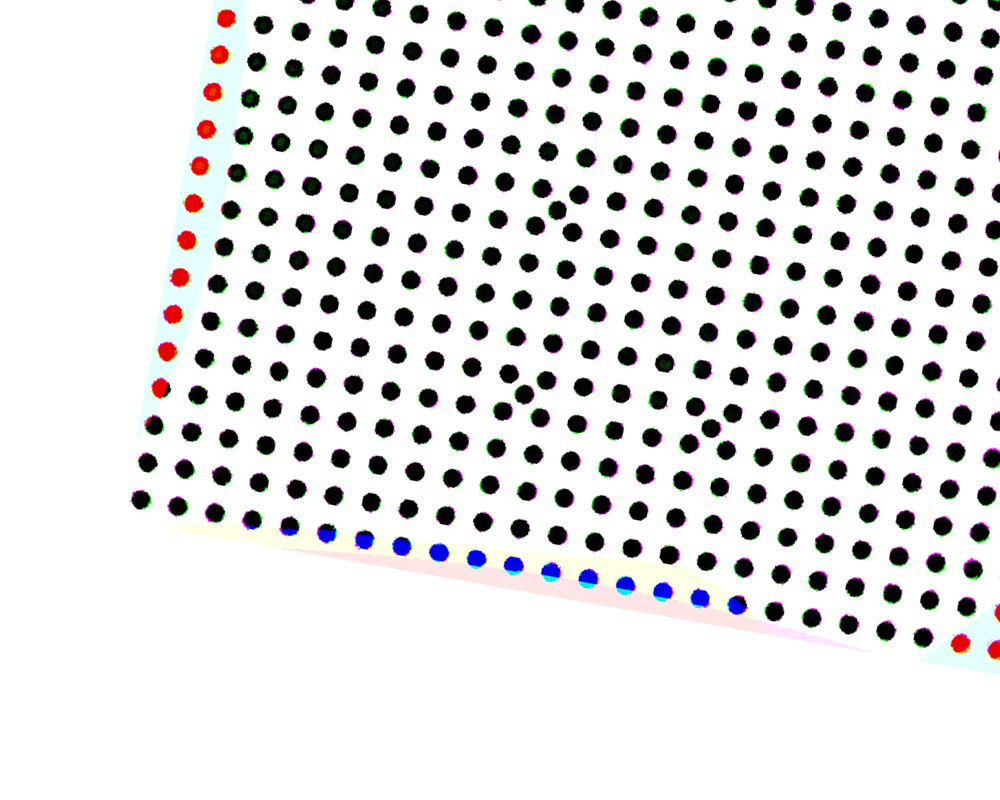
//> input picture OpenCVExample/smarties.png, 1000 x 800 px
$ ./main   (built with g++ and OpenCV 4)
//> lines starting //> are read from the running program, lines starting //| are printed output that depends on the picture; after the words box and inside, x2 and y2 are one past the last pixel; in counts of white or black regions, pixels touching at a corner belong together
//> further down, src is the input picture: 800 rows x 1000 cols, CV_8UC3; mean B, G, R 223.9, 223.4, 224
### OpenCVExample/simpleSearch.h
#pragma once
#include "pointFeature.h"
using namespace cv;
static std::mutex mu;
namespace simplesearch {
	struct distancepair {
		// determine the starting point of each thread
		size_t starting_i{ 0 };
		size_t starting_j{ 1 };
		size_t numberofpoints{ 0 };// total number of points
		size_t current_i{ 0 };
		size_t current_j{ 1 };
		void operator()(size_t i, size_t j) {
			starting_i = i;
			starting_j = j;

			if ((starting_j - 1) < i) {
				std::cout << "error in assigning staring points! start i:" << starting_i << ", start j: " << starting_j << "\n";
			}
			else {
				Reset();
			}

		};

		void operator = (const distancepair& T) {
			if (this != &T) {
				starting_i = T.starting_i;
				starting_j = T.starting_j;
				current_i = T.current_i;
				current_j = T.current_j;
				numberofpoints = T.numberofpoints;
			}
		}

		void Advance() {
			if ((current_j - 1) == current_i) {// means the current index has reach the top of the stack
				if (current_j == (numberofpoints - 1)) {// means the current the index has reach the last possible one
					std::cout << "error !, the index has reach the last one, can not advance further more!" << "\n";
				}
				else {
					current_j++;
					current_i = 0;
				}
			}
			else {
				current_i++;
			}
		}
		void Reset() {
			current_i = starting_i;
			current_j = starting_j;
		}
		void Display() {
			std::cout << "current i:" << current_i << ", current j: " << current_j << "\n";
		}
	};
  void UpdatePointFeature(const std::vector<Vec3f>& pointlist, std::vector< pointfeature::PointEulerDistanceFeature>& featurelist);
  class simpleSearch
  {
  public:
	simpleSearch(bool isMultiThread, std::vector<Vec3f>& pointlist);
	distancepair GetThreadEndPoint(size_t threadpointnumber, const distancepair& starting_pair);

	void Parallel_UpdateFeature2(const std::vector<Vec3f>& pointlist, std::vector<pointfeature::PointEulerDistanceFeature>& featurelist,
		distancepair pair, // staring index pair
		size_t numberofdistance);
	~simpleSearch();
  private:
  };
}

### OpenCVExample/pointFeature.h
#pragma once
#include <vector>
#include <thread>
#include <mutex>
#include <memory>
#include <algorithm>
#include <opencv2/opencv.hpp>
/*
A feature associated with a point is defined.
The key is the distance table 'Feature' containing 4 distance values.
The UpdatePointFeature function inputs 'Feature' with the values corresponds to the 4 closest point of a selected point.
For a special point, the mean value of 'Feature' is lower than 32. The grid stride is determined as 37.6 pixels.
*/

enum vectorindex
{
	VECTOR_X = 0,
	VECTOR_Y,
};

namespace pointfeature {
	struct PointEulerDistanceFeature {
		float Maxdistance{ 0.0 };  // the maximum distance
		float Mindistance{ 0.0 }; // the mimum distance
		size_t MaxDistanceIndex{ 0 }; // the index of the feature
		size_t MinDistanceIndex{ 0 }; // the index of the min distance
		cv::Vec4f Feature;             // the distance to the neighbour points
		cv::Vec4i Indexlist;           // the index in the point list of the neighbour points

		void operator()(float distance, size_t index) {
			Feature[MaxDistanceIndex] = distance;// record the euler distance
			Indexlist[MaxDistanceIndex] = index;// record the index of the point in the point list
			UpdateMaxDistance();
			UpdateMinDistance();
		}


		void UpdateMaxDistance() { // update the max distance if 'Feature' is modified
			Maxdistance = Feature[0];
			MaxDistanceIndex = 0;
			for (size_t i = 1; i < 4; i++) {
				if (Feature[i] >= Maxdistance) {
					MaxDistanceIndex = i;
					Maxdistance = Feature[i];
				}
			}
		}

		void UpdateMinDistance() {
			Mindistance = Feature[0];
			for (size_t i = 1; i < 4; i++) {
				if (Feature[i] <= Mindistance) {
					MinDistanceIndex = i;
					Mindistance = Feature[i];
				}
			}
		}

		void Reset(float initialvalue) {
			Maxdistance = initialvalue;
			for (size_t i = 0; i < 4; i++) {
				Feature[i] = initialvalue;
				Indexlist[i] = 0;
			}
			UpdateMaxDistance();
			UpdateMinDistance();
		}

	};
}

### OpenCVExample/kdTreeSearch.h
#pragma once
#include "pointFeature.h"
using namespace cv;
namespace kdTree{
  // definition of a node in kd tree
  template< typename pointType, int dimension >
  struct Node {
		size_t index{ 0 }; //index of this point at the original point list
		pointType point[dimension];
		std::unique_ptr<Node> left;  // pointer to the left tree
		std::unique_ptr<Node> right; // pointer to the right tree
  };

  template< typename nodeType, typename inputtype, int k >
  struct std::unique_ptr<kdTree::Node<nodeType,k>> newNode(const inputtype& point, size_t point_index) {
		std::unique_ptr<kdTree::Node<nodeType, k>> temp{ new kdTree::Node<nodeType,k> };
		// load the points
		for (int i = 0; i < k; i++) {
			temp->point[i] = point[i];
		}
		// initialize pointers
		temp->left = NULL;
		temp->right = NULL;
		temp->index = point_index;
		// transfer the ownership of the unique ptr to the return value
		return std::move(temp);
  }

  template< typename nodeType, typename inputtype, int k >
  class kdTreeSearch
  {
  public:
	kdTreeSearch(std::vector<inputtype>& pointlist);// initial depth

	// inset one node to the kd tree (recursive)
	void InsertRec(std::unique_ptr<kdTree::Node<nodeType, k>>& root,
				   const inputtype& point,
				   size_t point_index,
				   int depth);

	// insert point list to the tree using quick median algorithm
	void BatchInsertRecstd(std::unique_ptr<kdTree::Node<nodeType, k>>& root,
		std::vector<inputtype>& pointlist,
		size_t index_begin,
		size_t index_end,
		int depth);

	bool SimpleBoundingBoxCheck(const std::unique_ptr<kdTree::Node<nodeType, k>>& root,
		const inputtype& center,
		const nodeType& radius_squared,
		const int feature_dimension);

	// depth search for the nearest n neighbour
	void SearchForMultiFeature(const inputtype& search_point,
		pointfeature::PointEulerDistanceFeature& search_feature,
		const size_t& search_point_index,
		const std::unique_ptr<kdTree::Node<nodeType, k>>& root,
		int depth);

	void SearchForNearestPoint(const inputtype& search_point,
		pointfeature::PointEulerDistanceFeature& search_feature,
		const size_t& search_point_index);

	void BatchSearchForNearestPoint(const std::vector< inputtype>& search_point_list,
		std::vector<pointfeature::PointEulerDistanceFeature>& search_feature_list,
		const size_t begin_index,
		const size_t number_of_points);

	void SearchForSingleNearestPoint(const inputtype& search_point,
		const size_t& search_point_index,
		nodeType& minimum_distance,
		size_t& index, // the position of the nearest point in the point list
		const std::unique_ptr<kdTree::Node<nodeType, k>>& root,
		int depth);

	void SearchForSingleNearestPoint(const inputtype& search_point,
		const size_t& search_point_index,
		nodeType& minimum_distance,
		size_t& index);

	void DisplayTree(std::unique_ptr<kdTree::Node<nodeType, k>>& root);

  	~kdTreeSearch();
	std::unique_ptr<kdTree::Node<nodeType,k>> kdroot_; // the pointer to the root node
	std::vector< kdTree::Node<nodeType, k>*> treeaccesslist_;
  private:


  };
}

### OpenCVExample/simpleSearch.cpp
#include "simpleSearch.h"

namespace simplesearch {

	// [34 lines left out: functions simpleSearch, GetThreadEndPoint, not called in this run]
	simpleSearch::~simpleSearch()
	{
	}
	void UpdatePointFeature(const std::vector<Vec3f>& pointlist, std::vector< pointfeature::PointEulerDistanceFeature>& featurelist) {
		// find the distance to the 4 closet points
		float EulerDistance = 0.0;
		distancepair pair;
		pair(0, 1);
		size_t totaldistancenumber = (featurelist.size() - 1)*featurelist.size() / 2;

		for (size_t i = 0; i < totaldistancenumber; i++) {
			EulerDistance = sqrt((pointlist[pair.current_i][VECTOR_X] - pointlist[pair.current_j][VECTOR_X]) * (pointlist[pair.current_i][VECTOR_X] - pointlist[pair.current_j][VECTOR_X])
				+ (pointlist[pair.current_i][VECTOR_Y] - pointlist[pair.current_j][VECTOR_Y]) * (pointlist[pair.current_i][VECTOR_Y] - pointlist[pair.current_j][VECTOR_Y]));
			if (featurelist[pair.current_i].Maxdistance >= EulerDistance) {
				featurelist[pair.current_i](EulerDistance, pair.current_j);
			}
			if (featurelist[pair.current_j].Maxdistance >= EulerDistance) {
				featurelist[pair.current_j](EulerDistance, pair.current_i);
			}
			pair.Advance();
		}
	}

	// [20 lines left out: function Parallel_UpdateFeature2, not called in this run]


}

### OpenCVExample/kdTreeSearch.cpp
#include "kdTreeSearch.h"


namespace kdTree {
	template< typename nodeType, typename inputtype, int k >
	kdTreeSearch<nodeType, inputtype, k>::kdTreeSearch(std::vector<inputtype>& pointlist)
	{
		kdroot_ = NULL;
		BatchInsertRecstd(kdroot_, pointlist, 0, pointlist.size() - 1, 0);// add the data point to the kd tree
		//treeaccesslist_(pointlist.size(), NULL);
	}

	template< typename nodeType, typename inputtype, int k >
	kdTreeSearch<nodeType, inputtype, k>::~kdTreeSearch()
	{
	}

	template< typename nodeType, typename inputtype, int k >
	void kdTreeSearch<nodeType, inputtype, k>::InsertRec(std::unique_ptr<kdTree::Node<nodeType, k>>& root,
		const inputtype& point,
		size_t point_index,
		int depth) {
		// determine whether the tree is empty
		if (root == NULL) {// if the tree is empty, then append the node with the given value
			root = newNode<nodeType, inputtype, k>(point, point_index);
			return;
		}
		// Compare the new point with root on current dimension 'cd'
		// and decide the left or right subtree
		int cd = depth % k;
		if (point[cd] < root->point[cd]) {
			// if the k d value is less than the
			InsertRec(root->left, point, point_index, depth + 1);
		}
		else {
			InsertRec(root->right, point, point_index, depth + 1);
		}
	}

	template< typename nodeType, typename inputtype, int k >
	void  kdTreeSearch<nodeType, inputtype, k>::BatchInsertRecstd(std::unique_ptr<kdTree::Node<nodeType, k>>& root,
		std::vector<inputtype>& pointlist,
		size_t index_begin,
		size_t index_end,
		int depth)
	{
		if (pointlist.empty()) {
			std::cout << "Error, the point list is empty! \n";
			return;
		}
		size_t vector_size = index_end - index_begin + 1;
		// Compare the new point with root on current dimension 'cd'
		// and decide the left or right subtree
		int cd = depth % k;
		// if not empty determine the value of the median
		std::sort(pointlist.begin() + index_begin,
			pointlist.begin() + index_end + 1,
			[&cd](const cv::Vec<float, 3>& t1, const cv::Vec<float, 3>& t2) {return t1[cd] < t2[cd]; });
		size_t median_location = index_begin + vector_size / 2;
		size_t median_location2 = median_location;
		//record the median value
		inputtype medianvalue = pointlist[median_location];
		// make sure the point after the median are strictly larger than the median
		for (size_t i = median_location; i < index_end; i++) {
			if (pointlist[i][cd] <= medianvalue[cd]) {
				median_location2 = i;
			}
		}

		// add the median to the tree
		InsertRec(root, pointlist[median_location2], median_location2, depth);

		// split the vector into right and left branch
		size_t number_before_median = median_location2 - index_begin;
		size_t number_after_median = index_end - median_location2;

		// [5 lines of commented-out code are left out]
		if (number_before_median > 0) {// contains at least one element before the median
			BatchInsertRecstd(root->left, pointlist, index_begin, median_location2 - 1, depth + 1);
		}

		if (number_after_median > 0) {
			BatchInsertRecstd(root->right, pointlist, median_location2 + 1, index_end, depth + 1);
		}
		// if the branches are all finished
		return;
	}
	template< typename nodeType, typename inputtype, int k >
	bool kdTreeSearch<nodeType, inputtype, k>::SimpleBoundingBoxCheck(const std::unique_ptr<kdTree::Node<nodeType, k>>& root,
		const inputtype& center,
		const nodeType& radius_squared,
		const int feature_dimension)
	{
		nodeType dist = center[feature_dimension] - root->point[feature_dimension];
		if (dist* dist > radius_squared) {
			// if the squared distance is larger than the squared
			// the bounding check is ok
			return true;
		}
		else {
			// if distance is less than the radius, then the bounding box check fails
			return false;
		}
	}
	template< typename nodeType, typename inputtype, int k >
	void  kdTreeSearch<nodeType, inputtype, k>::SearchForMultiFeature(const inputtype& search_point,
		pointfeature::PointEulerDistanceFeature& search_feature,
		const size_t& search_point_index,
		const std::unique_ptr<kdTree::Node<nodeType, k>>& root,
		int depth) {
		// if the root is empty, immediately return
		if (root == NULL) {
			std::cout << "error, this node is empty! \n";
			return;
		}
		/*
		std::cout << "Index " << root->index << " reached \n";
		std::cout << "Position X: " << root->point[VECTOR_X] << ", Y: " << root->point[VECTOR_Y] << "\n";
		*/
		// calculate the feature dimension
		int cd = depth % k;
		// if the root is not empty, determine witch child is promising
		//std::cout << " dimension is: " << cd << "\n";
		bool isleftchild = false;
		if (search_point[cd] <= root->point[cd]) {
			isleftchild = true;

		}
		else {

			isleftchild = false;
		}
		// determine whether the promising side has any child node
		if (isleftchild) {
			if (root->left == NULL) {
				// if the node is empty then do nothing
			}
			else {
				// if the node is not empty, repeat the search
				//std::cout << "go to left branch \n";
				SearchForMultiFeature(search_point,
					search_feature,
					search_point_index,
					root->left,
					depth + 1);
			}
		}
		else {
			// same with the leftchild
			if (root->right == NULL) {
				// if the node is empty then do nothing
			}
			else {
				//std::cout << "go to right branch \n";
				SearchForMultiFeature(search_point,
					search_feature,
					search_point_index,
					root->right,
					depth + 1);
			}
		}
		// update the mimimum distance of this point with the current node (square distance)
		float temp_x = root->point[VECTOR_X] - search_point[VECTOR_X];
		float temp_y = root->point[VECTOR_Y] - search_point[VECTOR_Y];
		float temp_distance = temp_x * temp_x + temp_y * temp_y;

		if ((temp_distance <= search_feature.Maxdistance) && (search_point_index != root->index)) {
			// here update the buffer
			search_feature(temp_distance, root->index);
		}// update distance

		// check whether the not promising side has potiential solutions
		// check the boundary
		if (SimpleBoundingBoxCheck(root, search_point, search_feature.Maxdistance, cd)) {
			// if the bounding box check passes the bounding box check, then there is not need to check the other side
			// do nothing
			//std::cout << "bounding box check passes, no need to traverse the other tree \n";
		}
		else {
			// if the bounding box check failes check the other side of the child
			if (isleftchild) {

				// if the promising branch is left and is not empty, then check the right
				if (root->right != NULL) {
					//std::cout << "bounding box check fails, traverse left tree \n";
					SearchForMultiFeature(search_point,
						search_feature,
						search_point_index,
						root->right,
						depth + 1);
				}
			}
			else {
				//
				if (root->left != NULL) {
					//std::cout << "bounding box check fails, traverse right tree \n";
					SearchForMultiFeature(search_point,
						search_feature,
						search_point_index,
						root->left,
						depth + 1);
				}
			}
		}
		return;
	}
	template< typename nodeType, typename inputtype, int k >
	void  kdTreeSearch<nodeType, inputtype, k>::SearchForNearestPoint(const inputtype& search_point,
		pointfeature::PointEulerDistanceFeature& search_feature,
		const size_t& search_point_index) {
		SearchForMultiFeature(search_point,search_feature,search_point_index, kdroot_,0);
	}

	template<typename nodeType, typename inputtype, int k>
	void kdTreeSearch<nodeType, inputtype, k>::BatchSearchForNearestPoint(const std::vector<inputtype>& search_point_list,
		std::vector<pointfeature::PointEulerDistanceFeature>& search_feature_list,
		const size_t begin_index,
		const size_t number_of_points)
	{
		for (size_t i = begin_index; i < number_of_points + begin_index; i++) {
			SearchForNearestPoint(search_point_list[i], search_feature_list[i], i);
			// take the sqrt as the distance feature
			search_feature_list[i].Mindistance = sqrt(search_feature_list[i].Mindistance);
			search_feature_list[i].Maxdistance = sqrt(search_feature_list[i].Maxdistance);
			for (int j = 0; j < 4; j++) {
				search_feature_list[i].Feature[j] = sqrt(search_feature_list[i].Feature[j]);
			}
		}
	}

	template< typename nodeType, typename inputtype, int k >
	// [16 lines left out: function DisplayTree, not called in this run]
	template< typename nodeType, typename inputtype, int k >
	// [95 lines left out: function SearchForSingleNearestPoint, not called in this run]
	template<typename nodeType, typename inputtype, int k>
	// [10 lines left out: function SearchForSingleNearestPoint, not called in this run]
}

### OpenCVExample/main.cpp
/*
The image.png is made up of a regular points grid with three special points.
Please write a C/C++ function that finds all points in the calibration image.

Your solution will be evaluated on efficiency, coding style, readability, and correctness.
In addition to correct results and time taken, optimal code is a significant factor in determining your grade.

Assume that this is for the PC platform.
*/

#include <iostream>
#include "kdTreeSearch.h"
#include "kdTreeSearch.cpp"
#include "simpleSearch.h"
#include <random>

//#define THREAD 1
#define SPEEDTEST 1

#ifdef  SPEEDTEST
#include <chrono>
#endif

using namespace cv;
// display the feature of a selected point
void DisplayPointFeatureInfo(const std::vector<pointfeature::PointEulerDistanceFeature>& featurelist, size_t index) {
	std::cout << "-------The feature of point #" << index << " ---------- \n";
	std::cout << "Maximum distance: " << featurelist[index].Maxdistance << "\n";
	std::cout << "Maximum index: " << featurelist[index].MaxDistanceIndex << "\n";
	std::cout << "Minimum distance: " << featurelist[index].Mindistance << "\n";
	for (int i = 0; i < 4; i++) {
		std::cout << "Feature #: " << i << " is: " << featurelist[index].Feature[i] << "\n";
		std::cout << "Point Index in the list is: " << featurelist[index].Indexlist[i] << "\n";
	}
	std::cout << "------------End of feature-------------- \n";
}
// draw a rectangular box to a selected point
void HighLightAPoint(const Vec3f& pointinfo,  Mat& src) {
	Point topleft = Point(pointinfo[VECTOR_X] + 2.0*pointinfo[2] / sqrt(2), pointinfo[VECTOR_Y] + 2.0*pointinfo[2] / sqrt(2));
	Point bottomright = Point(pointinfo[VECTOR_X] - 2.0*pointinfo[2] / sqrt(2), pointinfo[VECTOR_Y] - 2.0*pointinfo[2] / sqrt(2));
	rectangle(src, topleft, bottomright, (0, 255, 0), 2);
}

void find_points(std::vector<Point> &regular_points,
	std::vector<Point> &special_points,
	Mat& src)
{
	// preprocess image
	Mat gray;
	cvtColor(src, gray, COLOR_BGR2GRAY);
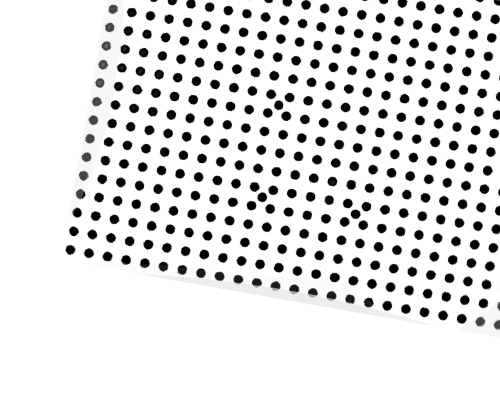
//> gray: 800 rows x 1000 cols, CV_8UC1 (shown at 1/2 size); min 0, max 255, mean 223.7
	medianBlur(gray, gray, 9);
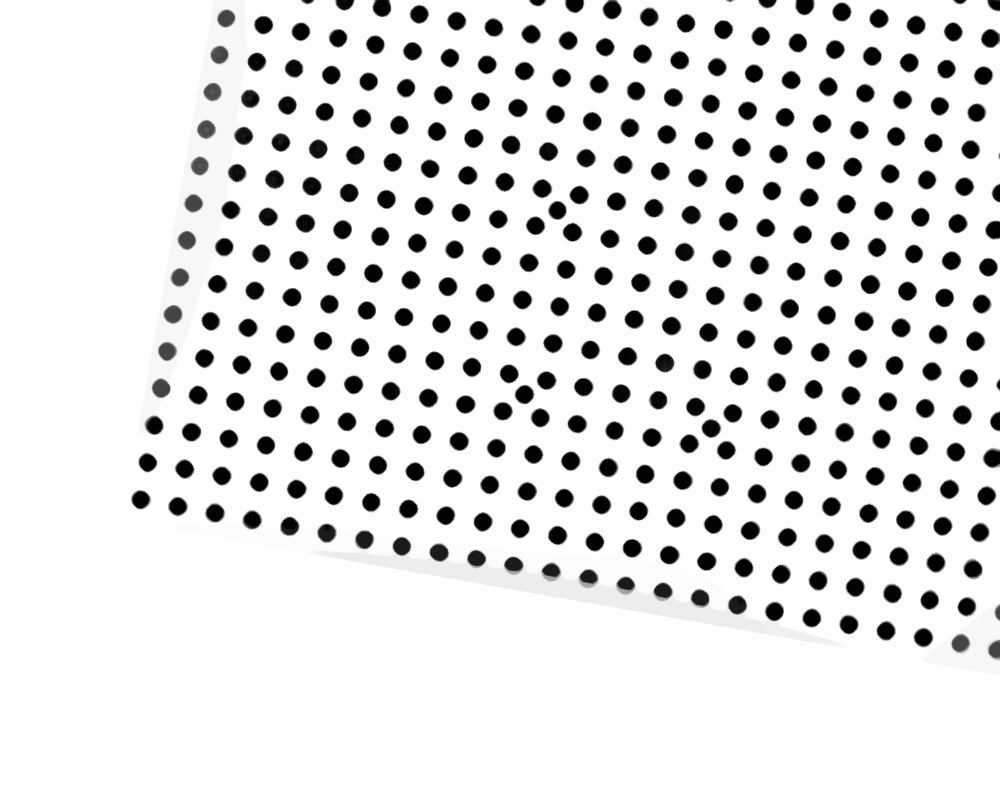
//> gray: 800 rows x 1000 cols, CV_8UC1; 11.84% of pixels changed, all inside (x1, y1, x2, y2) = (129, 0, 1000, 676)
	std::vector<Vec3f> circles;
	// use Hough transformation to detect circle: TO DO: (future work) adaptive dot detection (use dot)

	HoughCircles(gray, circles, HOUGH_GRADIENT, 1,
		gray.rows / 48,  // change this value to detect circles with different distances to each other
		150, 15, 1, 30 // change the last two parameters
	// (min_radius & max_radius) to detect larger circles
	);
//> circles = 351 circles (x, y, radius), first 12: [900.5, 327.5, 9.1], [675.5, 517.5, 9.1], [214.5, 512.5, 9.1], [841.5, 11.5, 9.1], [611.5, 9.5, 8.8], [482.5, 521.5, 9.1], [911.5, 482.5, 9.1], [863.5, 320.5, 9.6], [291.5, 296.5, 9.1], [423.5, 205.5, 9.1], [797.5, 42.5, 9.1], [839.5, 240.5, 9.1]
	// use a copy of the points for the kd tree build
	std::vector<Vec3f>temp(circles.begin(), circles.end());
//> temp = 351 items, first 12: [900.5, 327.5, 9.1], [675.5, 517.5, 9.1], [214.5, 512.5, 9.1], [841.5, 11.5, 9.1], [611.5, 9.5, 8.8], [482.5, 521.5, 9.1], [911.5, 482.5, 9.1], [863.5, 320.5, 9.6], [291.5, 296.5, 9.1], [423.5, 205.5, 9.1], [797.5, 42.5, 9.1], [839.5, 240.5, 9.1]
//> (the rest of the program and of its run is left out)
